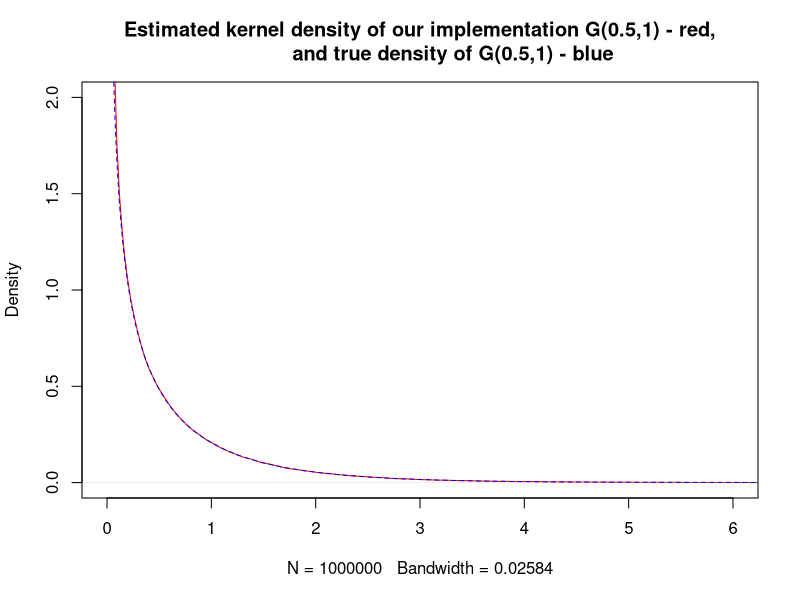
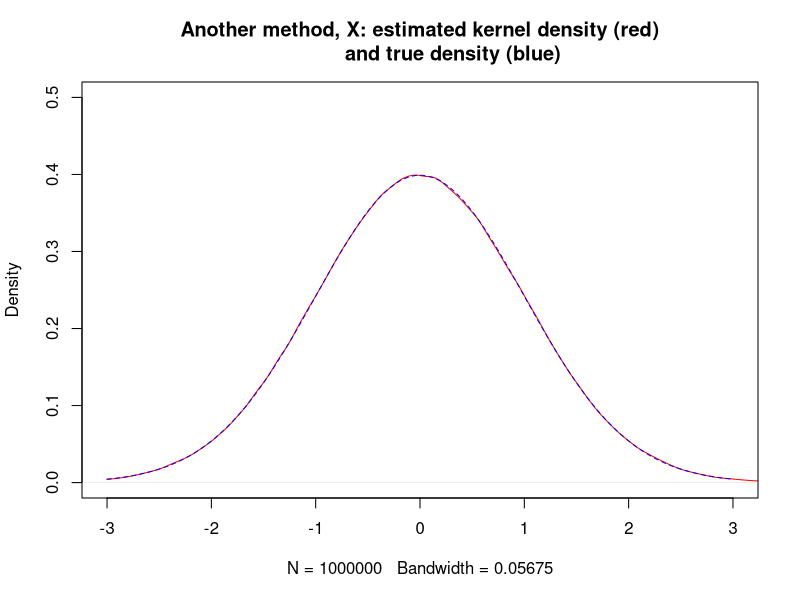
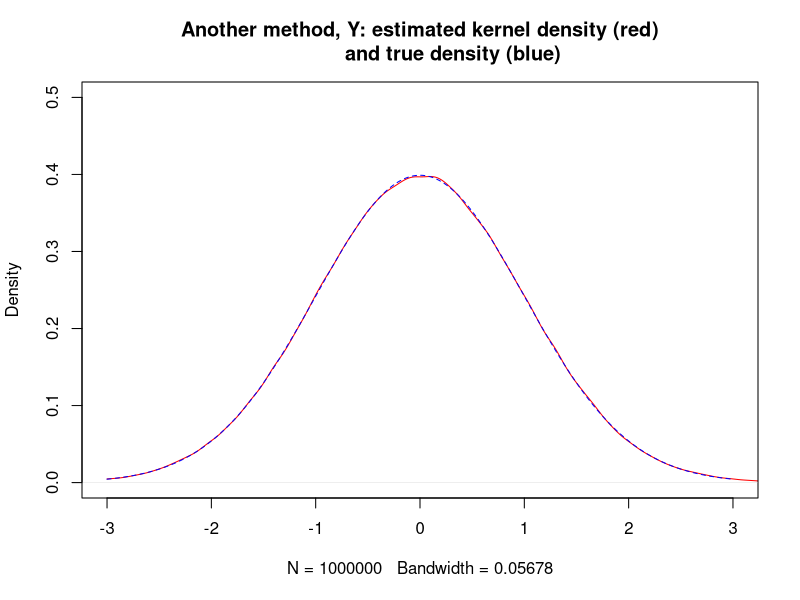
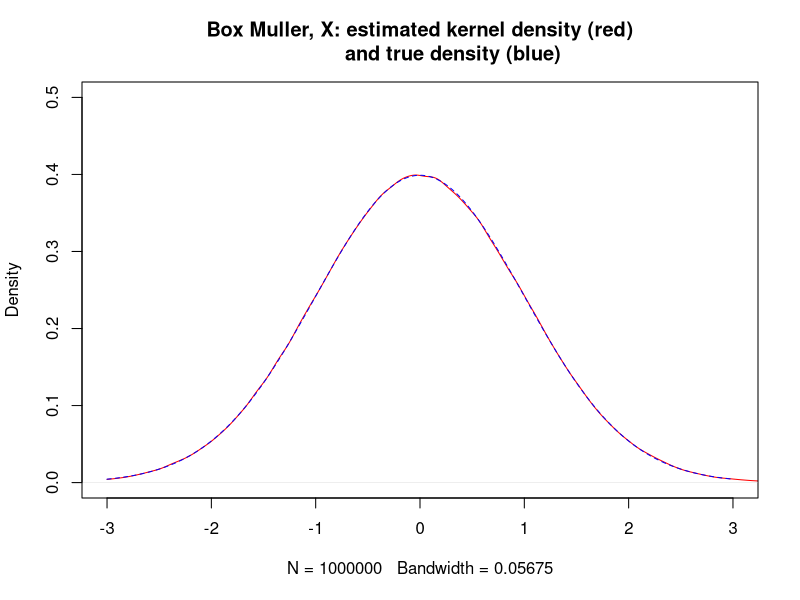
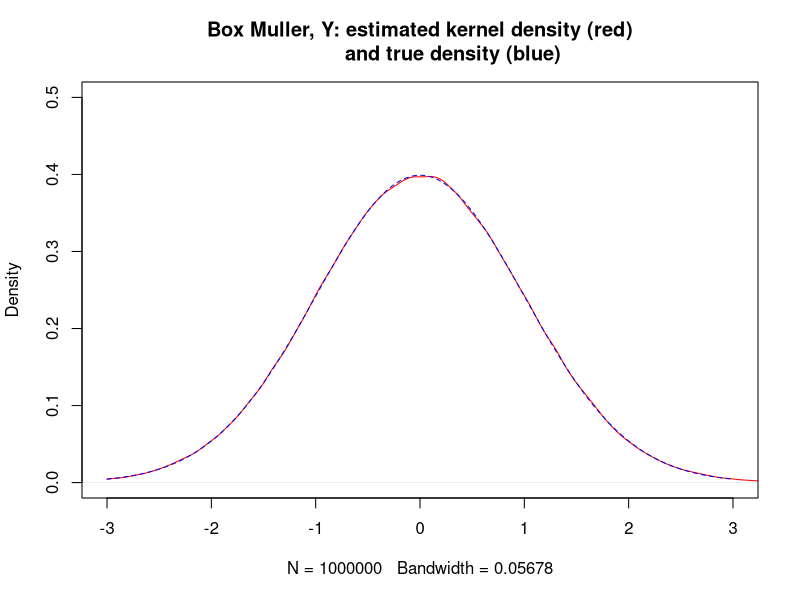

Here is the R script that generated these plots, in order:
## ---- chunk 1

# get 0 for a1 and 1 for a2
r_alpha <- function(n, a){
    u <- runif(n)
    a1 = u < (exp(1)/(a+exp(1)))
    u[a1] <- 0
    u[!a1] <- 1
    return(u)
}
## ---- chunk 2
# get samples from normalized q1(x) distribution
r_q1 <- function(n, a){
    u <- runif(n)
    x <- u^(1/a)
}

# get samples from normalized q2(x) distribution
r_q2 <- function(n){
    u <- runif(n)
    x <- 1-log(u)
    return(x)
}
## ---- chunk 3
# get samples from the q(x) distribution using r_alpha, r_q1, r_q2
r_q <- function(n, a){
    q <- r_alpha(n, a)
    a1 <- q==0
    a2 <- q==1
    n_a1 <- sum(a1)  # num of samples to generate from q1
    n_a2 <- sum(a2)  # num of samples to generate from q2
    q[a1] <- r_q1(n_a1, a)
    q[a2] <- r_q2(n_a2)
    return(q)
}
## ---- chunk 4
# get samples via rejecting sampling and envelope A*q(x)
r_G <- function(n, a){

    G <- numeric(n)
    A <- (1/a + 1/(exp(1))) / gamma(a)

    n_sample = n * A  # Sample more, coz some will be rejected

    n_first <- 1
    while(TRUE){
        x <- r_q(n_sample, a)  # samples from q(x)

        left <- A * runif(n_sample) * d_q(x,a)
        right <- d_f(x,a)
        approved <- left <= right  # which samples have passed the test
        n_approved <- sum(approved)

        n_last = n_first + n_approved - 1
        if (n_last > n) {  # if we generated more than needed
            n_last <- n
            G[n_first:n_last] <- x[approved][1:(n_last+1-n_first)]
            break
        }

        G[n_first:n_last] <- x[approved]  # save the approved one to G
        n_first = n_last + 1
    }
    return(G)
}
## ---- chunk 5
# density function for q(x)
d_q <- function(x, a){
    a1 <- (exp(1)/(a+exp(1)))
    a2 <- 1 - a1
    x_neg <- x<=0
    x_a1  <- x>0 & x<=1
    x_a2  <- x>1
    x[x_neg] <- 0
    x[x_a1]  <- a1 * a      * x[x_a1]^(a-1)
    x[x_a2]  <- a2 * exp(1) * exp(-x[x_a2])
    return(x)
}

# density for pi(x) = G(a,1)(x)
d_f <- function(x, a){
    pos <- x>0
    x[pos]  <- x[pos]^(a-1) * exp(-x[pos]) / gamma(a)
    x[!pos] <- 0
    return(x)
}
## ---- chunk 6
set.seed(42)
R = 10^6
## ---- chunk 7
gen_G <- r_G(R, 0.5)  # samples generated from G
x <- seq(0, 10, length=1000)

plot(density(gen_G, from=0), xlim=c(0,6), ylim=c(0,2), col='red',
     main="Estimated kernel density of our implementation G(0.5,1) - red,
           and true density of G(0.5,1) - blue")
lines(x,dgamma(x, 0.5),col='blue', lty=2)
## ---- chunk 8
r_uv <- function(n){
    n_first <- 1
    n_sample <- n * 4 / pi  # samples more, coz some will be rejected
    u_appr <- numeric(n)
    v_appr <- numeric(n)

    while(TRUE){
        u <- runif(n_sample, -1, 1)
        v <- runif(n_sample, -1, 1)

        appr <- (u^2 + v^2) <= 1
        n_appr <- sum(appr)
        # these are the ones that passed the test

        n_last = n_first + n_appr - 1
        if (n_last > n) {
            n_last <- n
            u_appr[n_first:n_last] <- u[appr][1:(n_last+1-n_first)]
            v_appr[n_first:n_last] <- v[appr][1:(n_last+1-n_first)]
            break
        }

        u_appr[n_first:n_last] <- u[appr]
        v_appr[n_first:n_last] <- v[appr]
        n_first = n_last + 1
    }
    return(list(u_appr,v_appr))
}
## ---- chunk 9
another_method <- function(n){
    l <- r_uv(n)
    u <- l[[1]]
    v <- l[[2]]
    u2_plus_v2 <- u^2 + v^2
    factor <- sqrt(-2*log(u2_plus_v2)) / sqrt(u2_plus_v2)
    x <- u * factor
    y <- v * factor
    return(list(x,y))
}

box_muller <- function(n){
    u <- runif(n)
    v <- runif(n)
    factor <- sqrt(-2*log(u))
    x <- factor * cos(2*pi*v)
    y <- factor * sin(2*pi*v)
    return(list(x,y))
}
## ---- chunk 10
set.seed(42)
R=10^6
## ---- chunk 11
system.time(box_muller(R))
## ---- chunk 12
system.time(another_method(R))
## ---- chunk 13
x <- seq(-3, 3, length=1000)
res1 <- another_method(R)
res2 <- box_muller(R)
x_1 <- res1[[1]]
y_1 <- res1[[2]]
x_2 <- res1[[1]]
y_2 <- res1[[2]]

plot(density(x_1, from=-3), xlim=c(-3,3), ylim=c(0,.5), col="red",
     main="Another method, X: estimated kernel density (red)
           and true density (blue)")
lines(x,dnorm(x),col="blue", lty=2)
plot(density(y_1, from=-3), xlim=c(-3,3), ylim=c(0,.5), col="red",
     main="Another method, Y: estimated kernel density (red)
           and true density (blue)")
lines(x,dnorm(x),col="blue", lty=2)
plot(density(x_2, from=-3), xlim=c(-3,3), ylim=c(0,.5), col="red",
     main="Box Muller, X: estimated kernel density (red)
           and true density (blue)")
lines(x,dnorm(x),col="blue", lty=2)
plot(density(y_2, from=-3), xlim=c(-3,3), ylim=c(0,.5), col="red",
     main="Box Muller, Y: estimated kernel density (red)
           and true density (blue)")
lines(x,dnorm(x),col="blue", lty=2)
## ---- chunk 14
multivariate <- function(n, mu, sigma){
    n_dim <- length(mu)
    n_samples <- round(n_dim * n / 2)

    l <- another_method(n_samples)  # generate N(0,1) samples
    gen_norm <- c(l[[1]], l[[2]])  # stack x and y on top of each other

    if (length(gen_norm) > n_dim * n){  # if we generated 1 element more
        gen_norm <- head(gen_norm, -1)
    }
    X <- array(gen_norm, dim=c(n,n_dim))  # matrix form
    mu <- matrix(rep(mu,n), ncol=n_dim, byrow=T)   # from shape (n_dim,1) to (n,n_dim)
    Y <- X %*% chol(sigma) + mu
    return(Y)
}
## ---- chunk 15
set.seed(42)
R=10^6
## ---- chunk 16
mu <- array(c(1,3), dim=c(2,1))
sigma <- array(c(2,1,1,.5), dim=c(2,2))
## ---- chunk 17
gen_m <- multivariate(n=R, mu=mu, sigma=sigma)
## ---- chunk 18
colMeans(gen_m)
## ---- chunk 19
cov(gen_m)
